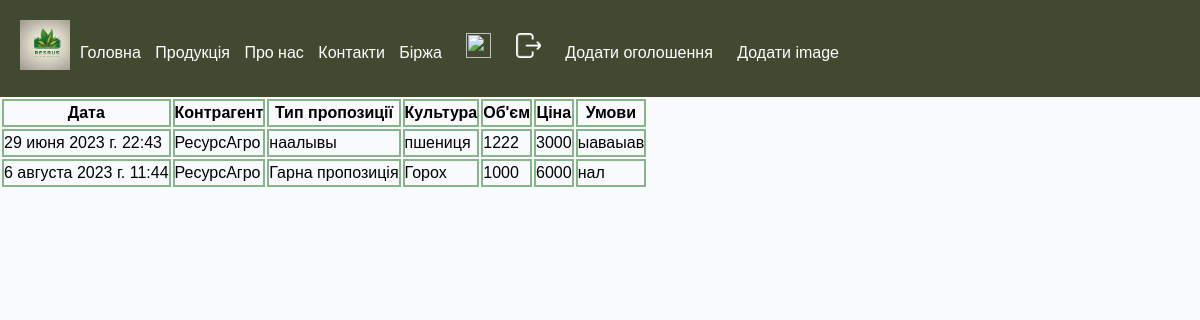
The page /exchange/profile/ (signed in) on the database its author committed.
### exchange/models.py (models this page shows, shortened)
class ExchangePrice(models.Model):
    data=models.DateTimeField('Дата публікації')
    company=models.CharField('Ціна',max_length=230)
    typeOfProposition = models.CharField('Тип пропозиції', max_length=20)
    culture = models.CharField('Культура', max_length=20)
    volume= models.CharField("Об'єм", max_length=20)
    price = models.CharField('Ціна', max_length=230)
    condition = models.CharField("Умови", max_length=20)
    idcheck = models.CharField('ID:', max_length=230, blank=True)

### exchange/views.py (the view)
# urls.py: path('profile/', views.profile, name='profile'),
def profile (request):
    myid = request.user.id
    myProfile = ExchangePrice.objects.all().filter(idcheck=myid)
    return render(request, 'exchange/profile.html', {'myProfile': myProfile})

### templates/exchange/profile.html (shortened to what this page needs)
{% extends 'main/home.html'%}
{% block body %}
    <div class="features">
        <table class="table" >
                <tr >
                    <th class="active">Дата</th>
                    <th class="active">Контрагент</th>
                    <th class="active">Тип пропозиції</th>
                    <th class="active">Культура</th>
                    <th class="active">Об'єм</th>
                    <th class="active">Ціна</th>
                    <th class="active">Умови</th>
                </tr>
                {% for el in myProfile %}
                        <tr >
                            <td class="active">{{ el.data }}</td>
                            <td class="active">{{ el.company }}</td>
                            <td class="active">{{ el.typeOfProposition }}</td>
                            <td class="active">{{ el.culture }}</td>
                            <td class="active">{{ el.volume }}</td>
                            <td class="active">{{ el.price }}</td>
                            <td class="active">{{ el.condition }}</td>
                        </tr>
                    {% endfor %}
        </table>
    </div>
{% endblock %}

### main/static/main/css/style.css (style rules this page uses)
body, h1, h2, p, ul, li { margin: 0; padding: 0; }
body { font-family: Arial, sans-serif; line-height: 1.5; background-color: #f8fafd; }
.table th, .table td { position: relative; border: 2px solid #88b489; }
.active:after { position: absolute; top: 0px; right: 0px; bottom: 0px; left: 0px; border: 2px solid #88b489; }

### templates/main/home.html (style rules this page uses)
* { margin: 0; padding: 0; }

### rows shown on the page
ExchangePrice: data "29 июня 2023 г. 22:43", company "РесурсАгро", typeOfProposition "наалывы", culture "пшениця", volume "1222", price "3000", condition "ыаваыав"
ExchangePrice: data "6 августа 2023 г. 11:44", company "РесурсАгро", typeOfProposition "Гарна пропозиція", culture "Горох", volume "1000", price "6000", condition "нал"
